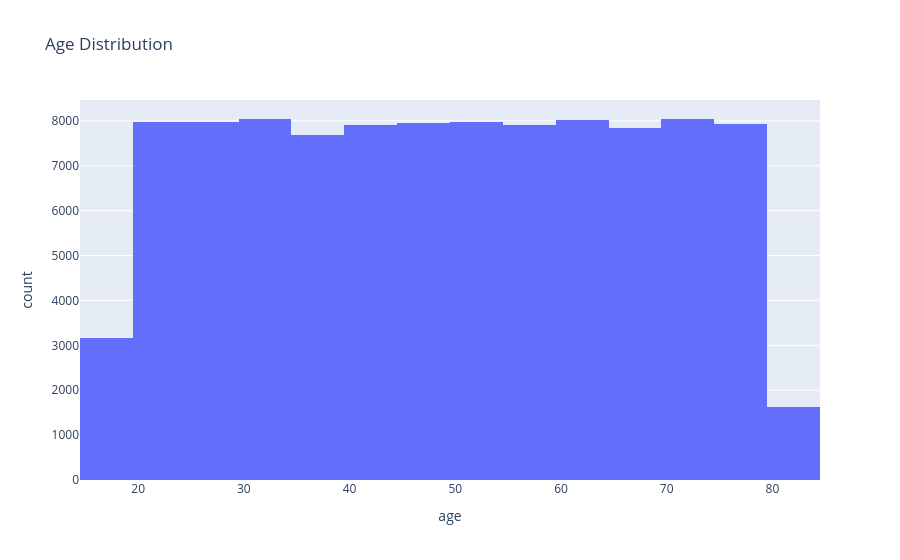

The notebook cell saved with this chart:
### Code cell
fig = px.histogram(
    customers,
    x="age",
    nbins=20,
    title="Age Distribution"
)

fig.show()

### Figure 1 — Plotly figure (JSON) as saved in the notebook; plotly's stock layout.template omitted (floating-point values rounded to 4 significant figures; data arrays with more than 128 entries replaced by an {"elided": "..."} marker saying what was removed)
{"data": [{"bingroup": "x", "hovertemplate": "age=%{x}<br>count=%{y}<extra></extra>", "legendgroup": "", "marker": {"color": "#636efa", "pattern": {"shape": ""}}, "name": "", "nbinsx": 20, "orientation": "v", "showlegend": false, "type": "histogram", "x": {"elided": "100000 int values"}, "xaxis": "x", "yaxis": "y"}], "layout": {"barmode": "relative", "legend": {"tracegroupgap": 0}, "title": {"text": "Age Distribution"}, "xaxis": {"anchor": "y", "domain": [0, 1], "title": {"text": "age"}}, "yaxis": {"anchor": "x", "domain": [0, 1], "title": {"text": "count"}}}}
